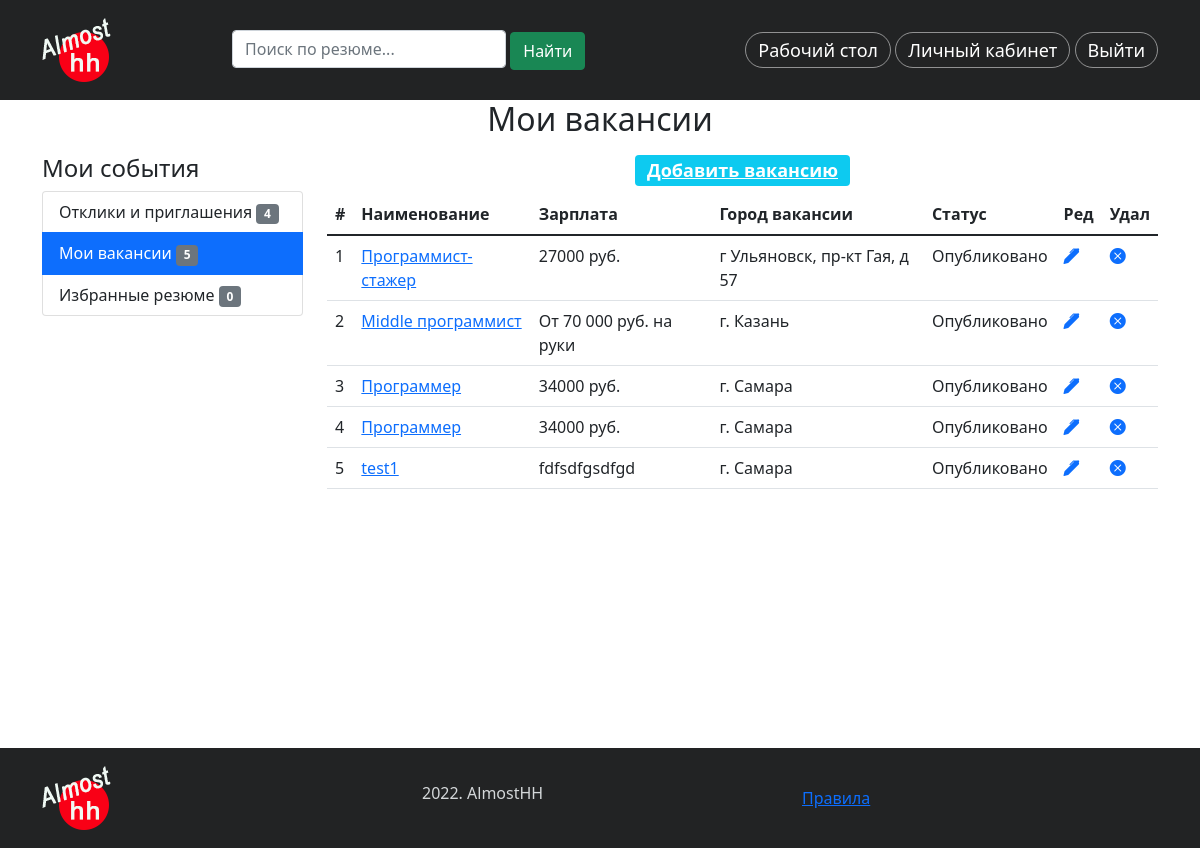
Screenshot of /portal/my_vacancies/ (signed in) with the database file from the repository.
### portal/models.py (models this page shows, shortened)
class Vacancy(models.Model):
    STATUS_CHOICES = (
        ('draft', 'Черновик'),
        ('send', 'Отправлено'),
        ('published', 'Опубликовано'),
        ('rework', 'На доработку'),
    )
    title = models.CharField(max_length=100, verbose_name='Наименование')
    slug = models.SlugField(max_length=100, verbose_name='Слаг')
    salary = models.CharField(max_length=150, verbose_name='Зарплата')
    company = models.ForeignKey(CompanyCard, on_delete=models.CASCADE,
                                verbose_name='Компания',
                                related_name='vacancies')
    description = models.TextField(verbose_name='Описание вакансии')
    address = models.CharField(max_length=200, verbose_name='Адрес вакансии')
    publish = models.DateTimeField(default=timezone.now)
    created = models.DateTimeField(auto_now_add=True)
    updated = models.DateTimeField(auto_now=True)
    comment = models.TextField(verbose_name='Комментарий', blank=True)
    status = models.CharField(max_length=15, choices=STATUS_CHOICES,
                              default='draft',
                              verbose_name='Статус')
    resumes = models.ManyToManyField('Resume', through='FeedbackAndSuggestion',
                                     through_fields=('vacancy', 'resume'),
                                     related_name='vacancies')

### portal/views.py (the view)
# urls.py: path(r'my_vacancies/', views.MyVacancies.as_view(), name='my_vacancies'),
class MyVacancies(LoginRequiredMixin, PermissionRequiredMixin, TemplateView):
    template_name = 'portal/account/my_vacancies.html'
    permission_required = 'portal.add_vacancy'
    def get_context_data(self, **kwargs):
        context = super(MyVacancies, self).get_context_data(**kwargs)
        context.update({'vacs': Vacancy.objects.filter(
            company=self.request.user.companycard),
                        'left_menu': 'my_vacs'}
                       )
        return context

### portal/templatetags/portal_tags.py (called while the page is built)
@register.simple_tag
def total_vacancies(user):
    return Vacancy.objects.filter(company__user=user).count()

@register.simple_tag
def total_feeds(user):
    if user.has_perm('portal.add_resume'):
        return FeedbackAndSuggestion.objects.filter(resume__user=user).count()
    else:
        return FeedbackAndSuggestion.objects.filter(
            vacancy__company__user=user).count()

### portal/templates/portal/account/my_vacancies.html (shortened to what this page needs)
{% extends "news/base.html" %}
{% block content %}
<div class="container">
    <div class="row">
        <div class="col text-center">
            <h1 class="mb-3">Мои вакансии </h1>
        </div>
    </div>
    <div class="row">
        <div class="col-3">
            <div class="left-menu">
                    {% include 'portal/account/includes/dashboard_menu.html' %}
            </div>
        </div>
        <div class="col-9">
            <h4 class=" text-center"><a href="{% url 'portal:add_vacancy' %}"
                       class="badge bg-info">Добавить вакансию</a></h4>
            <div class="my-vacancies">
                <table class="table">
                    <thead>
                        <tr>
                            <th>#</th>
                            <th>Наименование</th>
                            <th>Зарплата</th>
                            <th>Город вакансии</th>
                            <th>Статус</th>
                            <th>Ред</th>
                            <th>Удал</th>
                        </tr>
                    </thead>
                    <tbody>
                        {% for vac in vacs %}
                        <tr>
                            <td>{{ forloop.counter }}</td>
                            <td><a href="{% url 'portal:vacancy_detail' vac.id %}">{{ vac.title }}</a></td>
                            <td>{{ vac.salary }}</td>
                            <td>{{ vac.address }}</td>
                            {% if vac.get_status_display == 'На доработку' %}
                            <td><span class="badge bg-danger">{{ vac.get_status_display }}</span></td>
                            {% else %}
                            <td>{{ vac.get_status_display }}</td>
                            {% endif %}
                            <td><a href="{% url 'portal:edit_vacancy' vac.id %}"><i class="bi bi-pen-fill"></i></a></td>
                            <td><a href="{% url 'portal:delete_vacancy' vac.id %}"><i class="bi bi-x-circle-fill"></i></a></td>
                        </tr>
                        {% empty %}
                        <h5>Пока еще не добавлено ни одной вакансии</h5>
                        {% endfor %}
                    </tbody>
                </table>
            </div>
        </div>
    </div>
</div>
{% endblock %}

### portal/templates/portal/account/includes/dashboard_menu.html
{% load portal_tags %}
<h4>Мои события</h4>
<div class="list-group">
    <a href="{% url 'portal:feedback_list' %}" class="list-group-item list-group-item-action {% if left_menu == 'feed' %} active {% endif %}">Отклики и приглашения <span class="badge bg-secondary">{% total_feeds request.user %}</span></a>
    {% if perms.portal.change_profile %}
    <a href="{% url 'portal:my_resumes' %}" class="list-group-item list-group-item-action {% if left_menu == 'my_resumes' %} active {% endif %}">Мои резюме <span class="badge bg-secondary">{% total_resumes request.user %}</span></a>
    <a href="{% url 'favorites:favorites_list' %}" id="favorites" class="list-group-item list-group-item-action {% if left_menu == 'favs' %} active {% endif %}">Избранные вакансии <span class="badge bg-secondary"> 0 </span></a>
    {% else %}
    <a href="{% url 'portal:my_vacancies' %}" class="list-group-item list-group-item-action {% if left_menu == 'my_vacs' %} active {% endif %}">Мои вакансии <span class="badge bg-secondary">{% total_vacancies request.user %}</span></a>
    <a href="{% url 'favorites:favorites_list' %}" id="favorites" class="list-group-item list-group-item-action {% if left_menu == 'favs' %} active {% endif %}">Избранные резюме <span class="badge bg-secondary"> 0 </span></a>
    {% endif %}
</div>

### news/static/news/css/news.css (style rules this page uses)
h1 { font-size: 2.0rem; }

### rows the page displays
Vacancy: title "Программист-стажер", salary "27000 руб.", address "г Ульяновск, пр-кт Гая, д 57", status "Опубликовано"
Vacancy: title "Middle программист", salary "От 70 000 руб. на руки", address "г. Казань", status "Опубликовано"
Vacancy: title "Программер", salary "34000 руб.", address "г. Самара", status "Опубликовано"
Vacancy: title "Программер", salary "34000 руб.", address "г. Самара", status "Опубликовано"
Vacancy: title "test1", salary "fdfsdfgsdfgd", address "г. Самара", status "Опубликовано"
